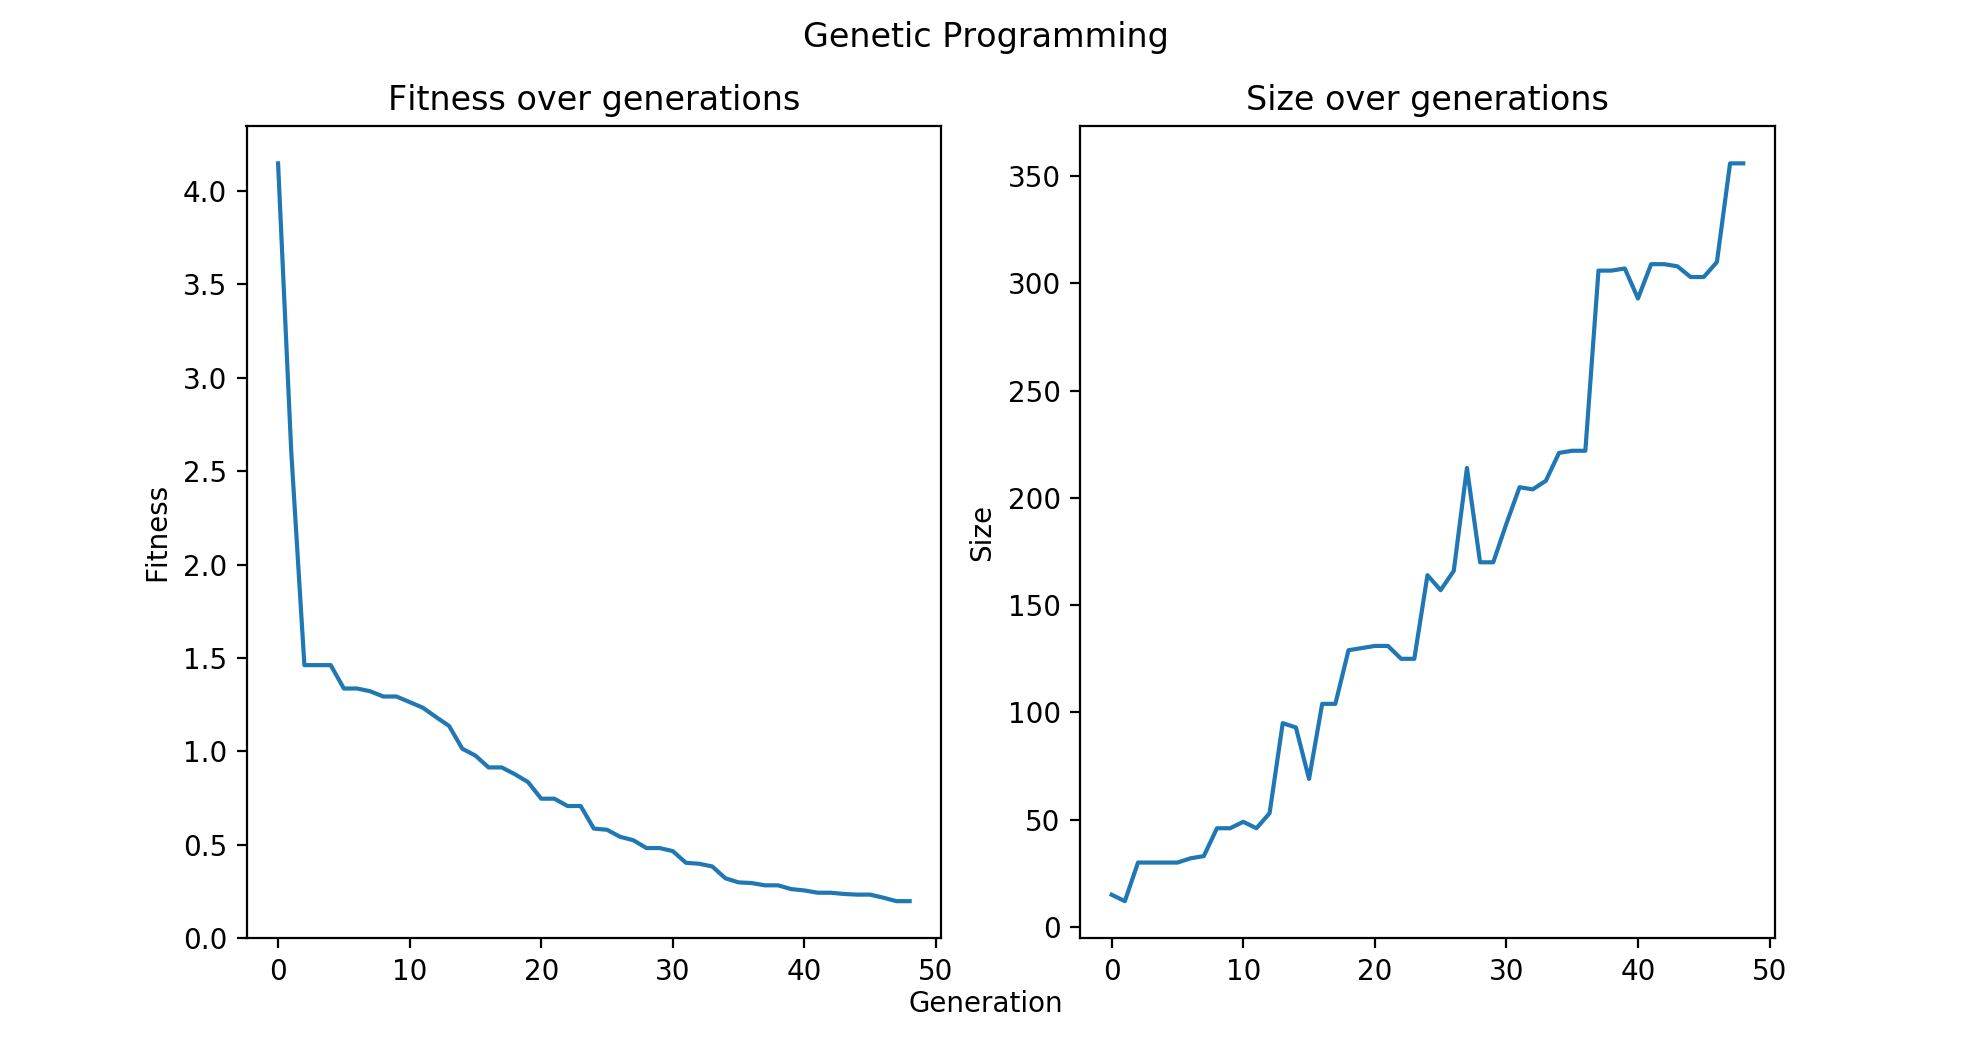

Write the Python code that produced this figure.
import numpy as np
from gplearn import functions, fitness, genetic
from matplotlib import pyplot as plt

#train data
x = np.arange(-1,1.1,.1)
#train labels
y = np.array([0, -.1629, -.2624, -.3129, -.3264, -.3125, -.2784, -.2289, -.1664, -.0909, 0, .1111, .2496, .4251, .6496, .9375, 1.3056, 1.7731, 2.3616, 3.0951, 4.])
x = x.reshape(-1, 1)
y = y.reshape(-1, 1)

#Define exp
def _exp(x):
	y = np.exp(x)
	#protext for infinites
	y[np.isinf(y)] = 10**6
	return y

exp = functions.make_function(_exp, 'exp', 1)

function_set = ['add', 'sub', 'mul','div', 'log', 'sin', 'cos', exp]

#create summed absolute error as metric
_sae = lambda y,t,w: np.sum(np.abs(y-t))
sae = fitness.make_fitness(_sae, False)

n_generations = 50
#Initialize genetic programm regressor
est_gp = genetic.SymbolicRegressor(population_size=1000,
                           generations=1, stopping_criteria=0.01,
                           p_crossover=0.7, p_subtree_mutation=0,
                           p_hoist_mutation=0, p_point_mutation=0,
                           max_samples=0.9, verbose=1,
                           parsimony_coefficient=0, random_state=0,
                           metric=sae, function_set=function_set)
est_gp.fit(x, y)

#Generate generations and save best fitness and size
fitness = []
size = []
for i in range(2,n_generations+1):
	est_gp.set_params(generations=i, warm_start=True)
	est_gp.fit(x, y)
	fitness.append(est_gp._program.raw_fitness_)
	size.append(est_gp._program.length_)

#Plot fitness and size over generations
fig, ax = plt.subplots(1,2, sharex=True)
fig.suptitle('Genetic Programming')

ax[0].plot(fitness)
ax[0].set_title('Fitness over generations')
ax[0].set_ylabel('Fitness') 
ax[1].plot(size)
ax[1].set_title('Size over generations')
ax[1].set_ylabel('Size')

fig.text(0.5, 0.04, 'Generation', ha='center')

plt.show()
